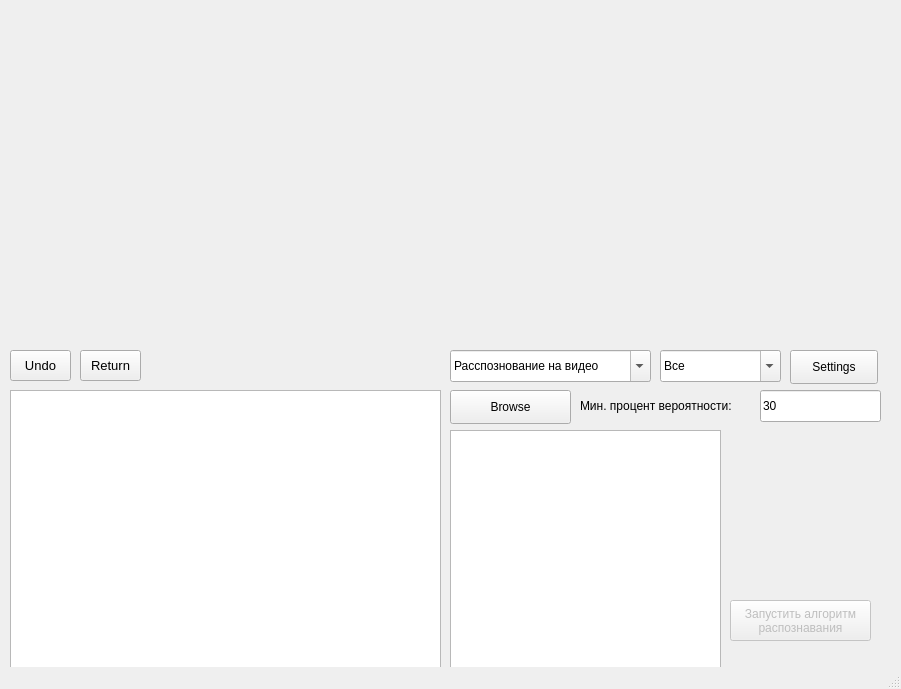
<?xml version="1.0" encoding="UTF-8"?>
<ui version="4.0">
 <class>MainWindow</class>
 <widget class="QMainWindow" name="MainWindow">
  <property name="geometry">
   <rect>
    <x>0</x>
    <y>0</y>
    <width>901</width>
    <height>689</height>
   </rect>
  </property>
  <property name="windowTitle">
   <string>MainWindow</string>
  </property>
  <widget class="QWidget" name="centralwidget">
   <widget class="QPushButton" name="button_browse">
    <property name="geometry">
     <rect>
      <x>450</x>
      <y>390</y>
      <width>121</width>
      <height>34</height>
     </rect>
    </property>
    <property name="text">
     <string>Browse</string>
    </property>
   </widget>
   <widget class="QLineEdit" name="edit_line_min_percent_probab">
    <property name="geometry">
     <rect>
      <x>760</x>
      <y>390</y>
      <width>121</width>
      <height>32</height>
     </rect>
    </property>
    <property name="inputMask">
     <string/>
    </property>
    <property name="text">
     <string>30</string>
    </property>
   </widget>
   <widget class="QLabel" name="label">
    <property name="geometry">
     <rect>
      <x>580</x>
      <y>390</y>
      <width>181</width>
      <height>31</height>
     </rect>
    </property>
    <property name="text">
     <string>Мин. процент вероятности:</string>
    </property>
   </widget>
   <widget class="QPushButton" name="button_processing">
    <property name="enabled">
     <bool>false</bool>
    </property>
    <property name="geometry">
     <rect>
      <x>730</x>
      <y>600</y>
      <width>141</width>
      <height>41</height>
     </rect>
    </property>
    <property name="text">
     <string>Запустить алгоритм
распознавания</string>
    </property>
   </widget>
   <widget class="QComboBox" name="comboBox_modes">
    <property name="geometry">
     <rect>
      <x>450</x>
      <y>350</y>
      <width>201</width>
      <height>32</height>
     </rect>
    </property>
    <property name="editable">
     <bool>true</bool>
    </property>
    <item>
     <property name="text">
      <string>Расспознование на видео</string>
     </property>
    </item>
    <item>
     <property name="text">
      <string>Расспознование на фото</string>
     </property>
    </item>
    <item>
     <property name="text">
      <string>Расспознование на камере</string>
     </property>
    </item>
   </widget>
   <widget class="QWidget" name="verticalLayoutWidget">
    <property name="geometry">
     <rect>
      <x>10</x>
      <y>10</y>
      <width>431</width>
      <height>331</height>
     </rect>
    </property>
    <layout class="QVBoxLayout" name="verticalLayout"/>
   </widget>
   <widget class="QWidget" name="verticalLayoutWidget_2">
    <property name="geometry">
     <rect>
      <x>450</x>
      <y>10</y>
      <width>441</width>
      <height>331</height>
     </rect>
    </property>
    <layout class="QVBoxLayout" name="verticalLayout_2"/>
   </widget>
   <widget class="QTableWidget" name="tableWidget">
    <property name="geometry">
     <rect>
      <x>10</x>
      <y>390</y>
      <width>431</width>
      <height>281</height>
     </rect>
    </property>
   </widget>
   <widget class="QTableWidget" name="tableWidget_check">
    <property name="geometry">
     <rect>
      <x>450</x>
      <y>430</y>
      <width>271</width>
      <height>241</height>
     </rect>
    </property>
   </widget>
   <widget class="QComboBox" name="comboBox_detect_obj">
    <property name="geometry">
     <rect>
      <x>660</x>
      <y>350</y>
      <width>121</width>
      <height>32</height>
     </rect>
    </property>
    <property name="editable">
     <bool>true</bool>
    </property>
    <item>
     <property name="text">
      <string>Все</string>
     </property>
    </item>
    <item>
     <property name="text">
      <string>Некоторые</string>
     </property>
    </item>
   </widget>
   <widget class="QPushButton" name="button_setting">
    <property name="geometry">
     <rect>
      <x>790</x>
      <y>350</y>
      <width>88</width>
      <height>34</height>
     </rect>
    </property>
    <property name="text">
     <string>Settings</string>
    </property>
   </widget>
   <widget class="QPushButton" name="button_undo_crop">
    <property name="geometry">
     <rect>
      <x>10</x>
      <y>350</y>
      <width>61</width>
      <height>31</height>
     </rect>
    </property>
    <property name="font">
     <font>
      <pointsize>10</pointsize>
     </font>
    </property>
    <property name="text">
     <string>Undo</string>
    </property>
   </widget>
   <widget class="QPushButton" name="button_return_crop">
    <property name="geometry">
     <rect>
      <x>80</x>
      <y>350</y>
      <width>61</width>
      <height>31</height>
     </rect>
    </property>
    <property name="font">
     <font>
      <pointsize>10</pointsize>
     </font>
    </property>
    <property name="text">
     <string>Return</string>
    </property>
   </widget>
  </widget>
  <widget class="QStatusBar" name="statusbar"/>
 </widget>
 <resources/>
 <connections/>
</ui>
